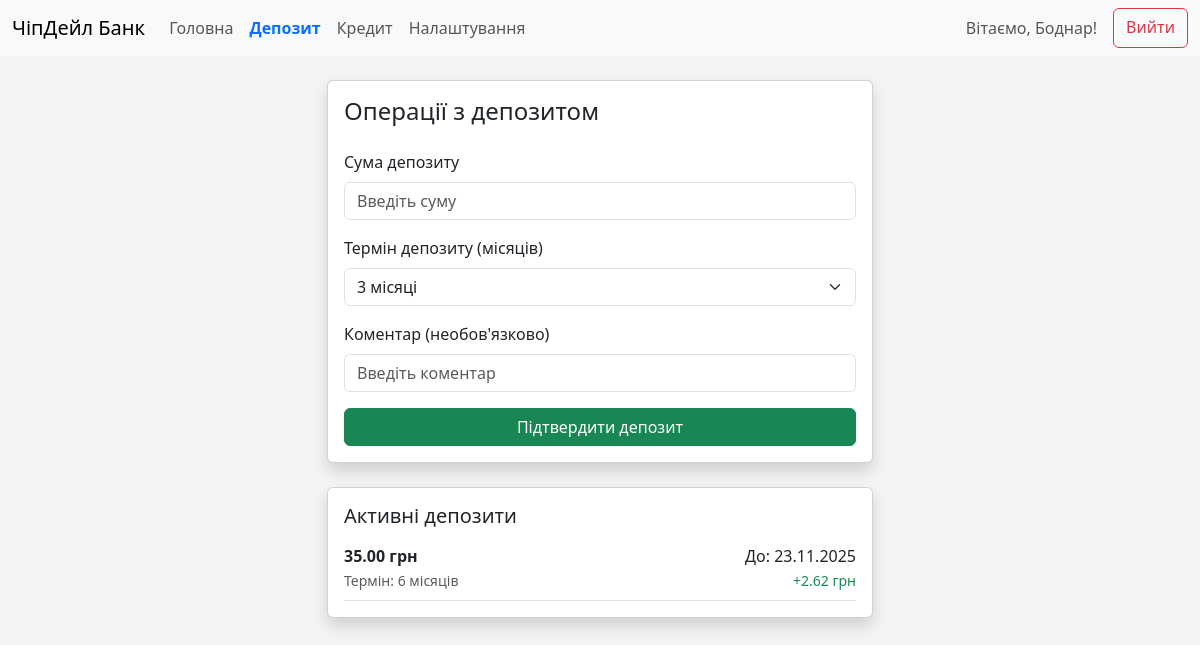
The page /deposit (signed in) on the database its author committed.
### app/models.py (models this page shows, shortened)
class User(UserMixin, db.Model):
    id = db.Column(db.Integer, primary_key=True)
    pin = db.Column(db.String(4), nullable=False)
    full_name = db.Column(db.String(100), nullable=False)
    phone = db.Column(db.String(20), unique=True, nullable=False)
    identification_code = db.Column(db.String(10), unique=True, nullable=False)  # РНОКПП
    password = db.Column(db.String(100), nullable=False)
    accounts = db.relationship('Account', backref='user', lazy=True)
    loans = db.relationship('Loan', backref='user', lazy=True)
    cards = db.relationship('Card', backref='user', lazy=True)

class Deposit(db.Model):
    id = db.Column(db.Integer, primary_key=True)
    amount = db.Column(db.Float, nullable=False)
    term = db.Column(db.Integer, nullable=False)  # термін у місяцях
    interest_rate = db.Column(db.Float, nullable=False)  # відсоткова ставка
    start_date = db.Column(db.DateTime, nullable=False, default=datetime.utcnow)
    end_date = db.Column(db.DateTime, nullable=False)
    interest = db.Column(db.Float, nullable=False)  # сума відсотків
    user_id = db.Column(db.Integer, db.ForeignKey('user.id'), nullable=False)

### app/routes.py (the view)
@main_bp.route('/deposit', methods=['GET'])
@login_required
def deposit_page():
    try:
        user = User.query.get(current_user.id)
        if not user:
            return redirect(url_for('main.index'))
        deposits = Deposit.query.filter_by(user_id=user.id).all()
        return render_template('deposit.html', user=user, deposits=deposits)
    except Exception as e:
        print(f"Помилка при доступі до сторінки депозиту: {str(e)}")
        return redirect(url_for('main.index'))

### app/__init__.py (called while the page is built)
@login_manager.user_loader
def load_user(user_id):
    from app.models import User
    try:
        user = User.query.get(int(user_id))
        print(f"Завантаження користувача: {user_id} -> {user}")
        return user
    except Exception as e:
        print(f"Помилка при завантаженні користувача: {str(e)}")
        return None

### templates/deposit.html (shortened to what this page needs)
<!DOCTYPE html>
<html lang="uk">
<head>
    <link href="https://cdn.jsdelivr.net/npm/bootstrap@5.3.0/dist/css/bootstrap.min.css" rel="stylesheet">
</head>
<body>
    <nav class="navbar navbar-expand-lg navbar-light bg-light">
        <div class="container-fluid">
            <a class="navbar-brand" href="#">ЧіпДейл Банк </a>
            <div class="collapse navbar-collapse">
                <ul class="navbar-nav me-auto mb-2 mb-lg-0">
                    <li class="nav-item"><a class="nav-link" href="{{ url_for('main.dashboard') }}">Головна</a></li>
                    <li class="nav-item"><a class="nav-link active" href="{{ url_for('main.deposit_page') }}">Депозит</a></li>
                    <li class="nav-item"><a class="nav-link" href="{{ url_for('main.credit') }}">Кредит</a></li>
                    <li class="nav-item"><a class="nav-link" href="{{ url_for('main.settings') }}">Налаштування</a></li>
                </ul>
                <div class="d-flex">
                    <span class="navbar-text me-3">
                        Вітаємо, {{ user.full_name.split()[0] }}!
                    </span>
                    <a href="{{ url_for('main.logout') }}" class="btn btn-outline-danger">Вийти</a>
                </div>
            </div>
        </div>
    </nav>
    <div class="container py-4">
        <div class="row justify-content-center">
            <div class="col-md-6">
                <div class="card shadow">
                    <div class="card-body">
                        <h4 class="card-title mb-4">Операції з депозитом</h4>
                        <form id="deposit-form">
                            <div class="mb-3">
                                <label for="amount" class="form-label">Сума депозиту</label>
                                <input type="number" class="form-control" id="amount" placeholder="Введіть суму" required>
                            </div>
                            <div class="mb-3">
                                <label for="term" class="form-label">Термін депозиту (місяців)</label>
                                <select class="form-select" id="term" required>
                                    <option value="3">3 місяці</option>
                                </select>
                            </div>
                            <div class="mb-3">
                                <label for="comment" class="form-label">Коментар (необов'язково)</label>
                                <input type="text" class="form-control" id="comment" placeholder="Введіть коментар">
                            </div>
                            <button type="submit" class="btn btn-success w-100">Підтвердити депозит</button>
                        </form>
                    </div>
                </div>
                <div class="card shadow mt-4">
                    <div class="card-body">
                        <h5 class="card-title">Активні депозити</h5>
                        {% if deposits %}
                            {% for deposit in deposits %}
                                <div class="border-bottom py-2">
                                    <div class="d-flex justify-content-between">
                                        <div>
                                            <strong>{{ "%.2f"|format(deposit.amount) }} грн</strong>
                                            <br>
                                            <small class="text-muted">Термін: {{ deposit.term }} місяців</small>
                                        </div>
                                        <div class="text-end">
                                            <div>До: {{ deposit.end_date.strftime('%d.%m.%Y') }}</div>
                                            <small class="text-success">+{{ "%.2f"|format(deposit.interest) }} грн</small>
                                        </div>
                                    </div>
                                </div>
                            {% endfor %}
                        {% else %}
                            <p class="text-muted">У вас немає активних депозитів</p>
                        {% endif %}
                    </div>
                </div>
            </div>
        </div>
    </div>
</body>
</html>

### templates/deposit.html (style rules this page uses)
body { background-color: #f4f4f4; }
.nav-link.active { font-weight: bold; color: #0d6efd !important; }

### rows shown on the page
User: full_name "Боднар"
Deposit: amount "35.00", term "6", end_date "23.11.2025", interest "2.62"
